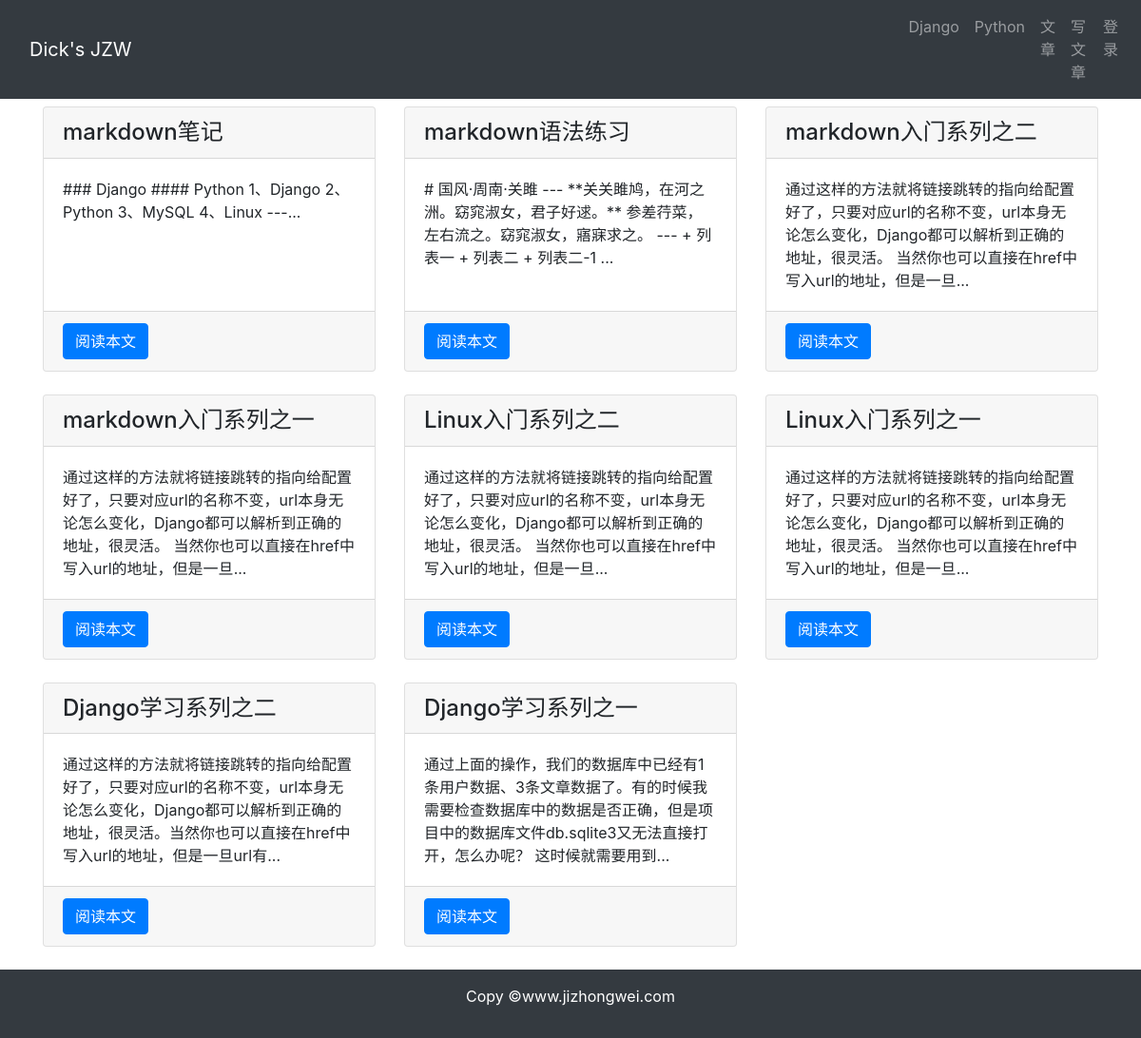
The app's page /article/article-list with its own data.
### article/models.py (models this page shows, shortened)
class ArticlePost(models.Model):
    author = models.ForeignKey(User, on_delete= models.CASCADE)
    title = models.CharField(max_length= 100)
    body = models.TextField()
    created = models.DateTimeField(default= timezone.now)
    updated = models.DateTimeField(auto_now= True)
    class Meta:
        ordering = ('-created',)

### article/views.py (the view)
# urls.py: path('article-list', views.article_list, name = 'article-list'),
def article_list(request):
    articles = ArticlePost.objects.all()
    context = {'articles': articles}
    return render(request, 'article/list.html', context)

### templates/article/list.html (shortened to what this page needs)
{% extends 'base.html' %}
{% load staticfiles %}
{% block content %}
    <div class="container">
        <div class="row mt-2">
            {% for article in articles %}
                <div class="col-4 mb-4">
                    <div class="card h-100">
                        <h4 class="card-header">{{ article.title }}</h4>
                        <div class="card-body">
                            <p class="card-text">{{ article.body | slice:'100' }}...</p>
                        </div>
                        <div class="card-footer">
                            <a href="{% url 'article:article-detail' article.id %}" class="btn btn-primary">阅读本文</a>
                        </div>
                    </div>
                </div>
            {% endfor %}
        </div>
    </div>
{% endblock %}

### records on screen
ArticlePost: title "markdown笔记", body "### Django #### Python 1、Django 2、Python 3、MySQL 4、Linux ---"
ArticlePost: title "markdown语法练习", body "# 国风·周南·关雎 --- **关关雎鸠，在河之洲。窈窕淑女，君子好逑。** 参差荇菜，左右流之。窈窕淑女，寤寐求之。 --- + 列表一 + 列表二 + 列表二-1"
ArticlePost: title "markdown入门系列之二", body "通过这样的方法就将链接跳转的指向给配置好了，只要对应url的名称不变，url本身无论怎么变化，Django都可以解析到正确的地址，很灵活。 当然你也可以直接在href中写入url的地址，但是一旦"
ArticlePost: title "markdown入门系列之一", body "通过这样的方法就将链接跳转的指向给配置好了，只要对应url的名称不变，url本身无论怎么变化，Django都可以解析到正确的地址，很灵活。 当然你也可以直接在href中写入url的地址，但是一旦"
ArticlePost: title "Linux入门系列之二", body "通过这样的方法就将链接跳转的指向给配置好了，只要对应url的名称不变，url本身无论怎么变化，Django都可以解析到正确的地址，很灵活。 当然你也可以直接在href中写入url的地址，但是一旦"
ArticlePost: title "Linux入门系列之一", body "通过这样的方法就将链接跳转的指向给配置好了，只要对应url的名称不变，url本身无论怎么变化，Django都可以解析到正确的地址，很灵活。 当然你也可以直接在href中写入url的地址，但是一旦"
ArticlePost: title "Django学习系列之二", body "通过这样的方法就将链接跳转的指向给配置好了，只要对应url的名称不变，url本身无论怎么变化，Django都可以解析到正确的地址，很灵活。当然你也可以直接在href中写入url的地址，但是一旦url有"
ArticlePost: title "Django学习系列之一", body "通过上面的操作，我们的数据库中已经有1条用户数据、3条文章数据了。有的时候我需要检查数据库中的数据是否正确，但是项目中的数据库文件db.sqlite3又无法直接打开，怎么办呢？ 这时候就需要用到"
